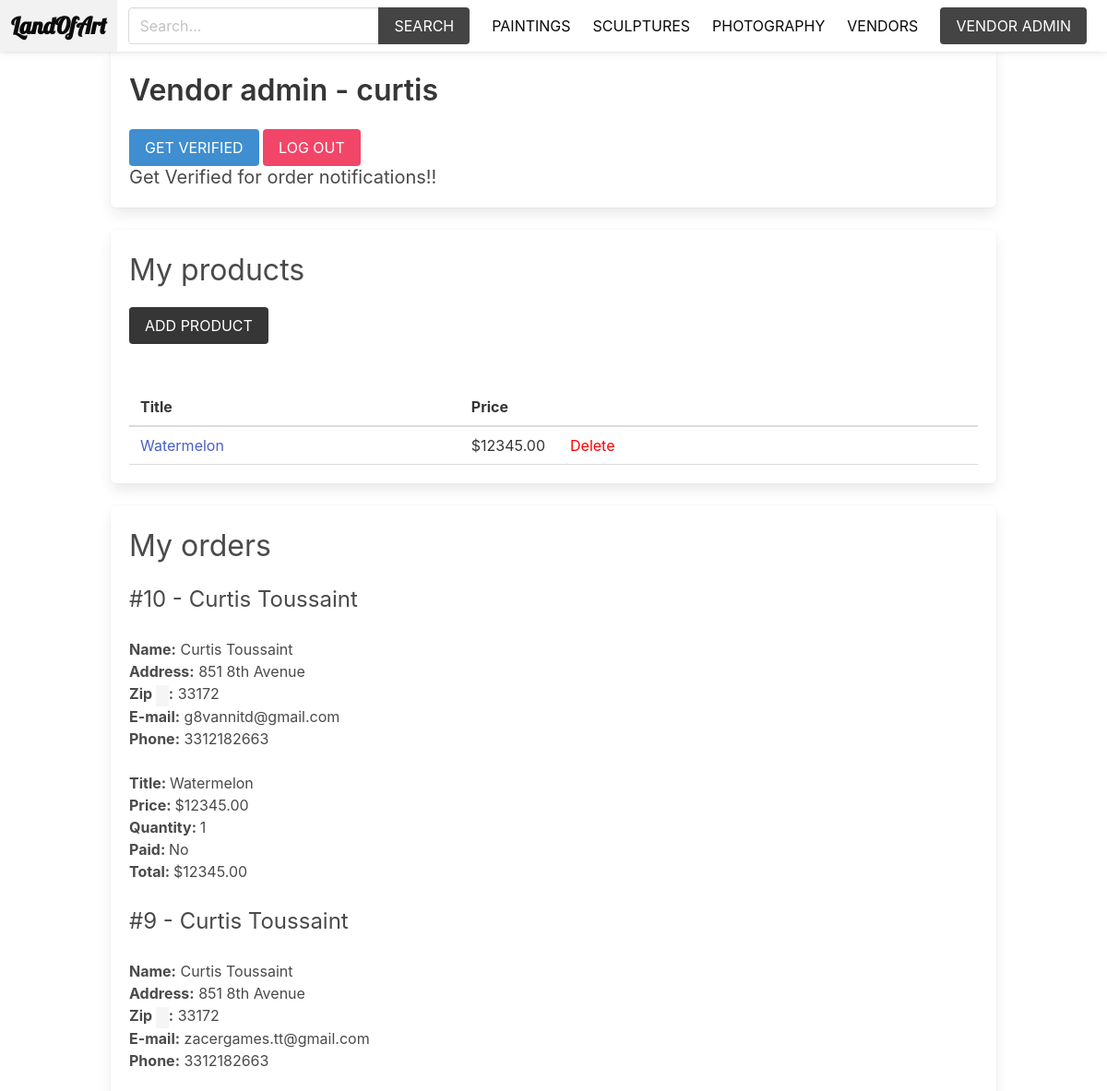
The page /vendors/vendor-admin/ (signed in, upper part) on the database as committed earlier.
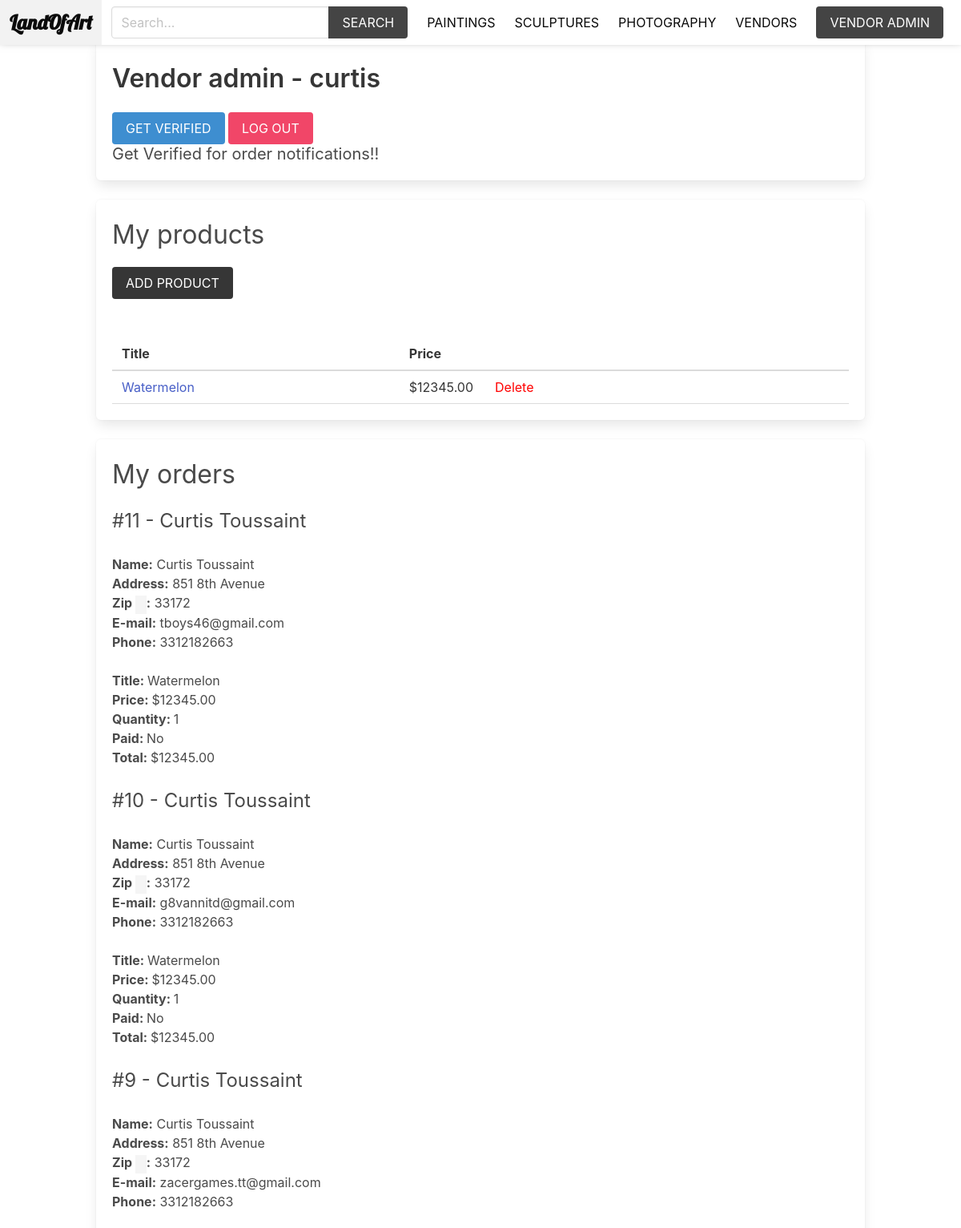
The same page on the database as committed later.
### apps/product/models.py (models this page shows, shortened)
class Category(models.Model):
    title = models.CharField(max_length=255)
    slug = models.SlugField(max_length=255)
    ordering = models.IntegerField(default=0)
    class Meta:
        ordering = ['ordering']

class Product(models.Model):
    category = models.ForeignKey(Category, related_name='products', on_delete=models.CASCADE)
    vendor = models.ForeignKey(Vendor, related_name='products', on_delete=models.CASCADE)
    title = models.CharField(max_length=255)
    slug = models.SlugField(max_length=255)
    description = models.TextField(blank=True, null=True)
    price = models.DecimalField(max_digits=9, decimal_places=2)
    date_added = models.DateTimeField(auto_now_add=True)
    image = models.ImageField(upload_to='uploads/', blank=True, null=True, validators=[validate_file_extension])
    thumbnail = models.ImageField(upload_to='uploads/', blank=True, null=True)
    class Meta:
        ordering = ['-date_added']

### apps/order/models.py (models this page shows, shortened)
class Order(models.Model):
    first_name = models.CharField(max_length=100)
    last_name = models.CharField(max_length=100)
    email = models.CharField(max_length=100)
    address = models.CharField(max_length=100)
    phone = models.CharField(max_length=100)
    zipcode = models.CharField(max_length=100)
    created_at = models.DateTimeField(auto_now_add=True)
    cost = models.DecimalField(max_digits=9, decimal_places=2)
    vendors = models.ManyToManyField(Vendor, related_name='orders')
    class Meta:
        ordering = ['-created_at']

class OrderItem(models.Model):
    order = models.ForeignKey(Order, related_name='items', on_delete=models.CASCADE)
    product = models.ForeignKey(Product, related_name='items', on_delete=models.CASCADE)
    vendor = models.ForeignKey(Vendor, related_name='items', on_delete=models.CASCADE)
    vendor_paid = models.BooleanField(default=False)
    price = models.DecimalField(max_digits=8, decimal_places=2)
    quantity = models.IntegerField(default=1)
    def get_total_price(self):
        return self.price * self.quantity

### apps/vendor/views.py (the view)
# urls.py: path('vendor-admin/', views.vendor_admin, name='vendor_admin'),
@login_required
def vendor_admin(request):
    vendor = request.user.vendor
    products = vendor.products.all()
    orders = vendor.orders.all()
    for order in orders:
        order.vendor_amount = 0
        order.vendor_paid_amount = 0
        order.fully_paid = False
    return render(request, 'vendor/vendor_admin.html', {'vendor': vendor, 'products': products, 'orders':orders })

### apps/cart/cart.py (called while the page is built)
    def __len__(self):
        return sum(item['quantity'] for item in self.cart.values())

### apps/cart/context_processors.py (called while the page is built)
def cart(request):
    return {'cart': Cart(request)}

### apps/product/context_processors.py (called while the page is built)
def menu_categories(request):
    categories = Category.objects.all()
    return{'menu_categories': categories}

### apps/vendor/templates/vendor/vendor_admin.html (shortened to what this page needs)
{% extends 'core/base.html' %}
{% block content %}
    <div class="box">
        <h1 class="title mt-3">Vendor admin - {{ vendor.name }}</h1>
         <a href="{% url 'edit_vendor' %}" class="button is-info is-uppercase">Get Verified</a>
        <a href="{% url 'logout' %}" class="button is-danger is-uppercase">Log out</a>
        <h2 class="subtitle is-danger">Get Verified for order notifications!!</h2>
    </div>
    <div class="box">
        <h2 class="is-size-3 mb-4">My products</h2>
        <a href="{% url 'add_product' %}" class="button is-dark is-uppercase mb-6">Add product</a>
        {% if products %}
            <table class="table is-fullwidth">
                <thead>
                    <tr>
                        <th>Title</th>
                        <th>Price</th>
                    </tr>
                </thead>
                <tbody>
                    {% for product in products %}
                        <tr>
                            <td><a href="{% url 'product' product.category.slug product.slug %}" >{{ product.title }}</a></td>
                            <td>${{ product.price }} &nbsp; &nbsp; &nbsp;<a href="{% url 'delete_product' product.id %}" class="remove">Delete</a></td>
                        </tr>
                    {% endfor %}
                </tbody>
            </table>
        {% else %}
            <p>You don't have any products yet...</p>
        {% endif %}
    </div>
    <div class="box">
        <h2 class="is-size-3 mb-4">My orders</h2>
        {% if orders %}
            {% for order in orders %}
                    <div class="columns is-multiline">
                        <div class="column is-6">
                            <h3 class="is-size-4">#{{ order.id }} - {{ order.first_name }} {{ order.last_name }}</h3>
                        </div>
                        <div class="column is-12">
                            <b>Name:</b> {{ order.first_name }} {{ order.last_name }}<br>
                            <b>Address:</b> {{ order.address }}<br>
                            <b>Zip <code></code>:</b> {{ order.zipcode }} {{ order.place }}<br>
                            <b>E-mail:</b> {{ order.email }}<br>
                            <b>Phone:</b> {{ order.phone }}
                        </div>
                    {% for item in order.items.all %}
                        {% if item.vendor == request.user.vendor %}
                            <div class="column is-12">
                                <b>Title: </b>{{ item.product.title }}<br>
                                <b>Price: </b>${{ item.product.price }}<br>
                                <b>Quantity: </b>{{ item.quantity }}<br>
                                <b>Paid: </b>{{ item.vendor_paid|yesno:"Yes,No" }}<br>
                                <b>Total: </b>${{ item.get_total_price }}<br>
                            </div>
                            {% endif %}
                    {% endfor %}
                    </div>
            {% endfor %}
        {% endif %}
    </div>
{% endblock %}

### apps/core/templates/core/base.html (shortened to what this page needs)
{% load static %}
<!DOCTYPE html>
<html lang="en">
<head>
    <link rel="stylesheet" href="https://cdn.jsdelivr.net/npm/bulma@0.9.1/css/bulma.min.css">
    <link rel="stylesheet" href="{% static 'styles/main.css' %}">
</head>
<body>
     <nav class="navbar is-white">
            <div class="navbar-brand">
                <a href="/" class="navbar-item"><strong>LandOfArt</strong></a>
            </div>
            <div class="navbar-menu" id="main-navbar">
                <div class="navbar-end">
                    <div class="navbar-item">
                        <form action="{% url 'search' %}" method="get">
                        <div class="field has-addons">
                            <div class="control">
                                <input type="text" class="input" placeholder="Search..." name="query">
                            </div>
                            <div class="control">
                                <button class="button is-dark is-uppercase">Search</button>
                            </div>
                        </div>
                    </form>
                    </div>
                </div>
                <div class="navbar-end">
                    {% for category in menu_categories %}
                    <a href="{% url 'category' category.slug %}" class="navbar-item"> {{ category.title }}</a>
                    {% endfor %}
                    <a href="{% url 'vendors' %}" class="navbar-item">Vendors</a>
                    <div class="navbar-item">
                    {% if request.user.is_authenticated %}
                        <a href="{% url 'vendor_admin' %}" class="button is-dark">Vendor admin</a>
                    {% else %}
                        <a href="{% url 'info_vendor' %}" class="navbar-item">Become vendor</a>
                    {% endif %}
                    </div>
                    <div class="navbar-item">
                    </div>
                </div>
            </div>
        </nav>
        <section class="section ">
            <div class="container">
                {% block content %}
                {% endblock %}
            </div>
        </section>
</body>
</html>

Rows that differ between the two databases and show on the page:
added Order: id "11", first_name "Curtis", last_name "Toussaint", address "851 8th Avenue", zipcode "33172", email "tboys46@gmail.com", phone "3312182663"
added OrderItem: product "Watermelon", product.price "12345.00", quantity "1", vendor_paid "No", get_total_price "12345.00", shown under "11"
